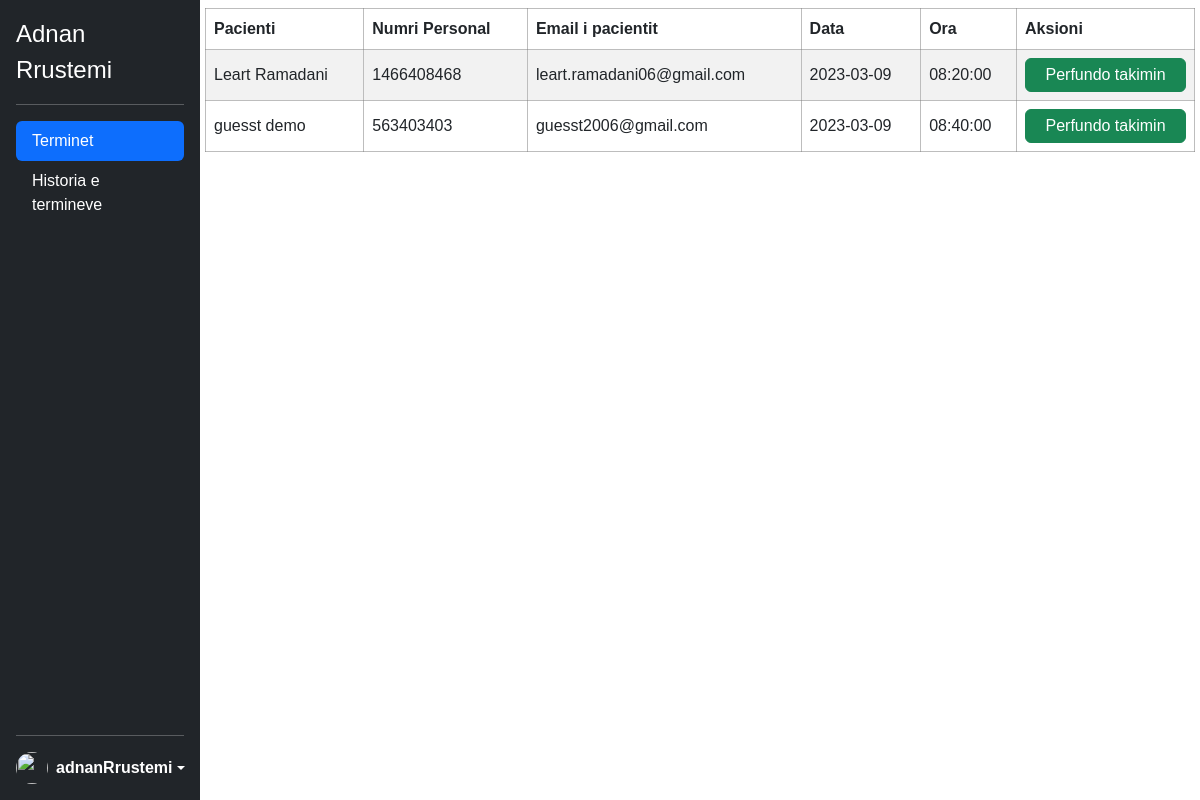
/doctorSide/terminet.php (signed in), run on an earlier commit of the app's database.
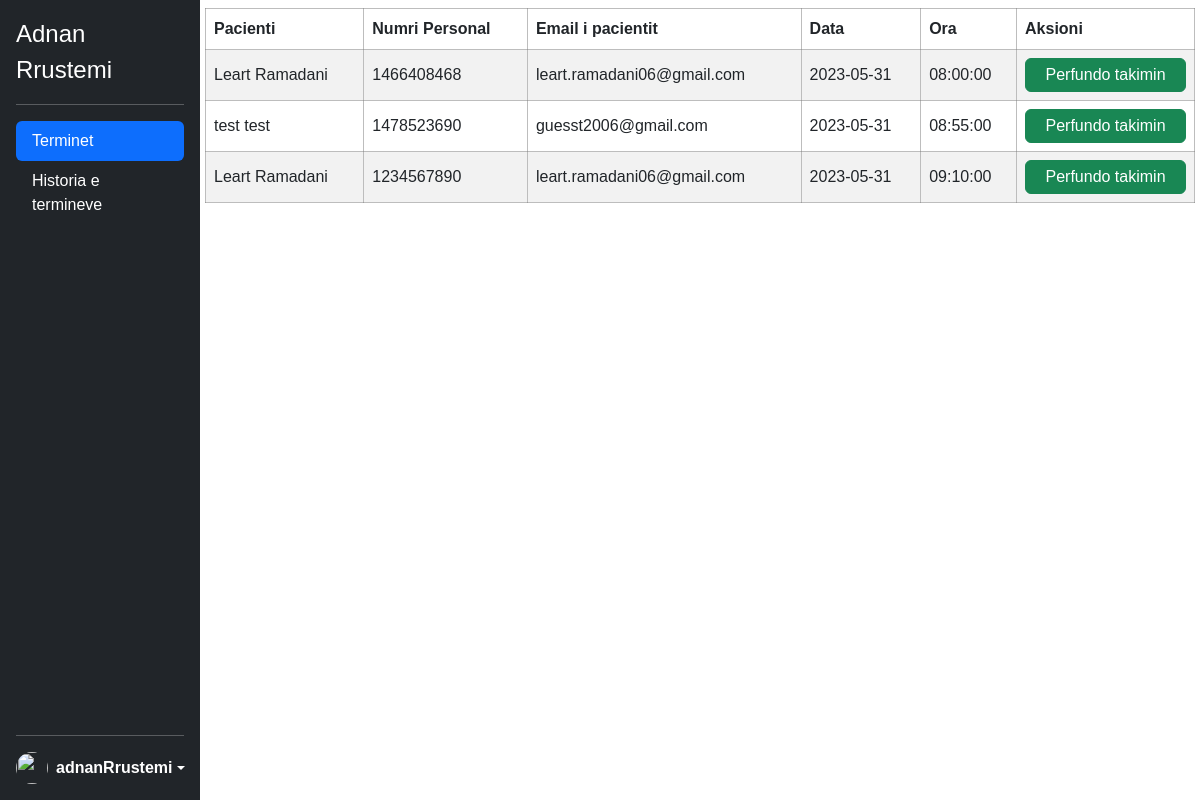
And on a later commit of the database.
### tables this page shows
CREATE TABLE `terminet` (
  `id` int(11) NOT NULL,
  `doktori` varchar(100) NOT NULL,
  `emri_pacientit` varchar(100) NOT NULL,
  `mbiemri_pacientit` varchar(100) NOT NULL,
  `numri_personal` int(10) NOT NULL,
  `email_pacientit` varchar(100) NOT NULL,
  `data` date NOT NULL,
  `ora` time NOT NULL
);

### doctorSide/terminet.php (the view, shortened to what this page needs)
<?php
include('../config.php');
?>
<!DOCTYPE html>
<html lang="en">
<head>
    <link rel="stylesheet" href="../css/main.css">
    <link href="https://cdn.jsdelivr.net/npm/bootstrap@5.2.0-beta1/dist/css/bootstrap.min.css" rel="stylesheet">
    <link rel="stylesheet" href="../bootstrap-5.1.3-examples/sidebars/sidebars.css">
</head>
<body>
    <div class="d-flex flex-column flex-shrink-0 p-3 text-white bg-dark sidebar">
        <p class="d-flex align-items-center mb-3 mb-md-0 me-md-auto text-white text-decoration-none">
            <span class="fs-4"><?php echo $_SESSION['doctor'] ?></span>
        </p>
        <hr>
        <ul class="nav nav-pills flex-column mb-auto">
            <li class="nav-item"><a href="terminet.php" class="nav-link active" aria-current="page">Terminet</a></li>
            <li class="nav-item"><a href="historiaTermineve.php" class="nav-link text-white">Historia e termineve</a></li>
        </ul>
        <hr>
        <div class="dropdown">
            <a href="#" class="d-flex align-items-center text-white text-decoration-none dropdown-toggle" id="dropdownUser1" data-bs-toggle="dropdown" aria-expanded="false">
                <img src="https://w7.pngwing.com/pngs/200/420/png-transparent-user-profile-computer-icons-overview-rectangle-black-data-thumbnail.png" alt="" width="32" height="32" class="rounded-circle me-2">
                <strong><?php echo $_SESSION['doc_username'] ?></strong>
            </a>
        </div>
    </div>
    <?php
    $sql = "SELECT * FROM terminet WHERE doktori=:doktori";
    $stm = $con->prepare($sql);
    $stm->bindParam(':doktori', $_SESSION['doctor']);
    $stm->execute();
    $data = $stm->fetchAll();
    if (!$data) {
        $empty = 'empty';
    } else {
        $empty = '';
    }
    ?>
    <main class="main">
    <?php if ($empty == '') : ?>
        <table class="table table-striped mt-2">
            <thead>
                <tr>
                    <th scope="col">Pacienti</th>
                    <th scope="col">Numri Personal</th>
                    <th scope="col">Email i pacientit</th>
                    <th scope="col">Data</th>
                    <th scope="col">Ora</th>
                    <th scope="col">Aksioni</th>
                </tr>
            </thead>
            <tbody>
                <?php foreach ($data as $data) : ?>
                    <tr>
                        <td><?= $data['emri_pacientit']. ' ' .$data['mbiemri_pacientit']  ?></td>
                        <td><?= $data['numri_personal'] ?></td>
                        <td><?= $data['email_pacientit'] ?></td>
                        <td><?= $data['data'] ?></td>
                        <td><?= $data['ora'] ?> </td>
                        <td class="text-center">
                            <a class="text-decoration-none text-white" href="perfundoTakimin.php?id=<?= $data['id']  ?>"><button class="btn btn-success  w-100 p-1 text-white">Perfundo takimin</button></a>
                        </td>
                    </tr>
                <?php endforeach; ?>
            </tbody>
        </table>
        <?php endif; ?>
    </main>
</body>

What changed in the data, as far as the page shows it:
removed terminet: emri_pacientit "Leart", mbiemri_pacientit "Ramadani", numri_personal "1466408468", email_pacientit "leart.ramadani06@gmail.com", data "2023-03-09", ora "08:20:00"
removed terminet: emri_pacientit "guesst", mbiemri_pacientit "demo", numri_personal "563403403", email_pacientit "guesst2006@gmail.com", data "2023-03-09", ora "08:40:00"
added terminet: emri_pacientit "Leart", mbiemri_pacientit "Ramadani", numri_personal "1466408468", email_pacientit "leart.ramadani06@gmail.com", data "2023-05-31", ora "08:00:00"
added terminet: emri_pacientit "test", mbiemri_pacientit "test", numri_personal "1478523690", email_pacientit "guesst2006@gmail.com", data "2023-05-31", ora "08:55:00"
added terminet: emri_pacientit "Leart", mbiemri_pacientit "Ramadani", numri_personal "1234567890", email_pacientit "leart.ramadani06@gmail.com", data "2023-05-31", ora "09:10:00"
